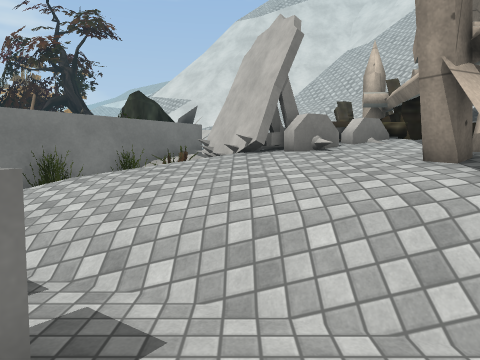
view 1 (above)

24 first-person views from a walk through a scene from a Unity 3-D project. The camera is 1.3 m above the floor, tilts 4° down and sees 70° across. The floor is counted in squares, 1 m on a side. Each view is taken from the middle of a square. On the plan, view 1 faces up. The plan holds only what a view shows up to about 15 squares ahead; the rest is blank. The place goes on beyond the plan. Some surface patterns are stand-ins.

view 2
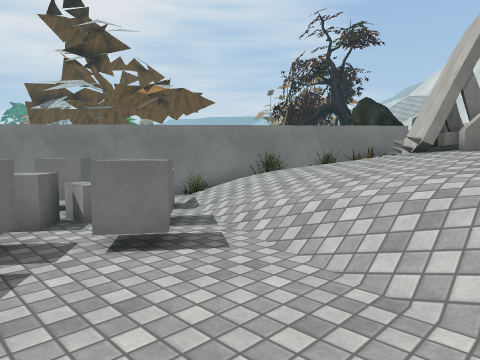

view 3
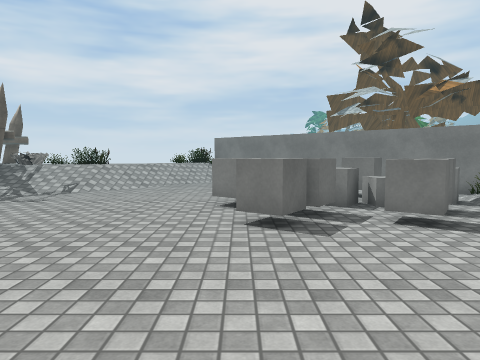

view 4
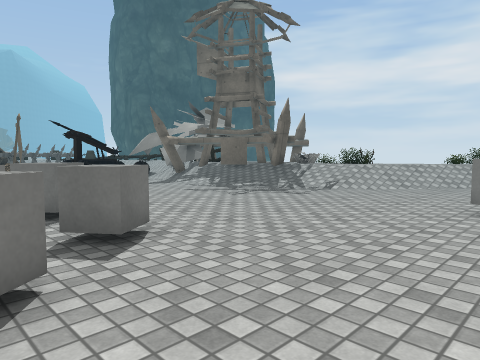

view 5
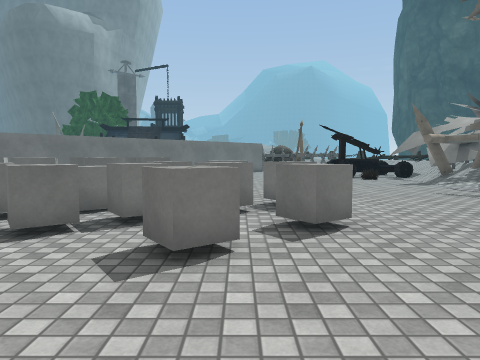

view 6
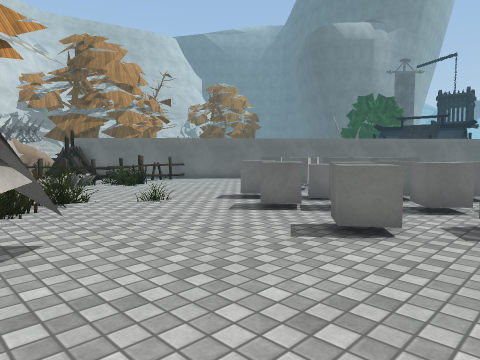

view 7
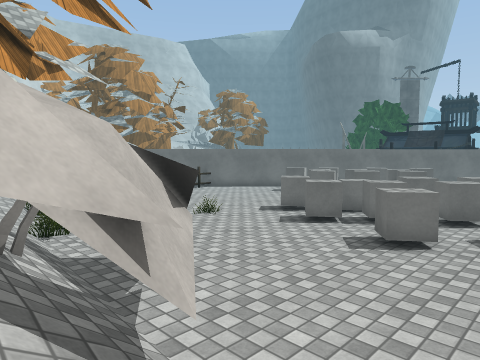

view 8
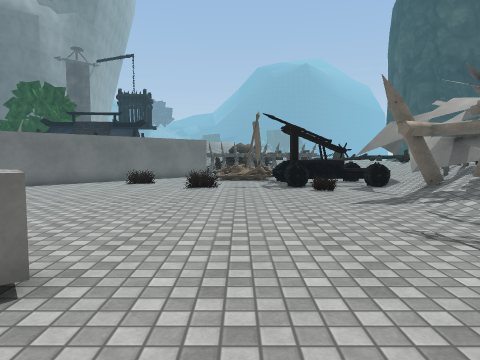

view 9
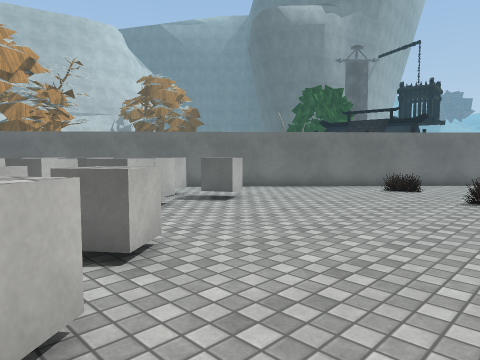

view 10
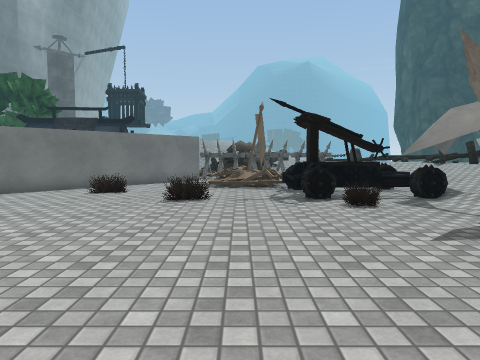

view 11
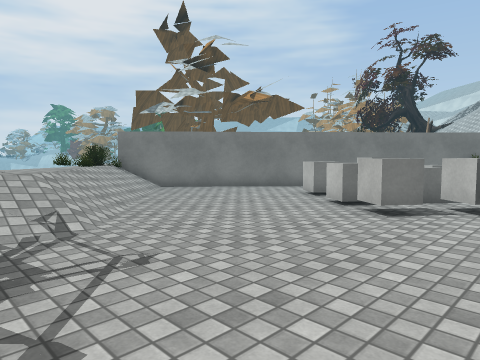

view 12
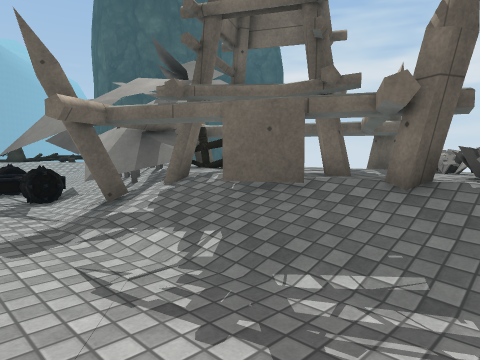

view 13
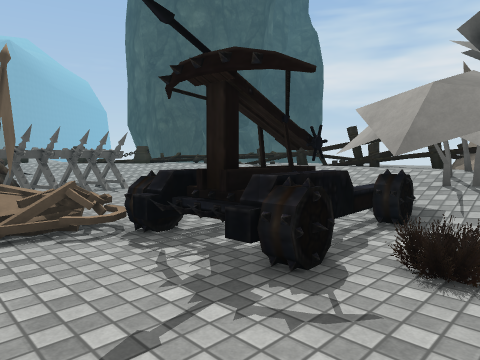

view 14
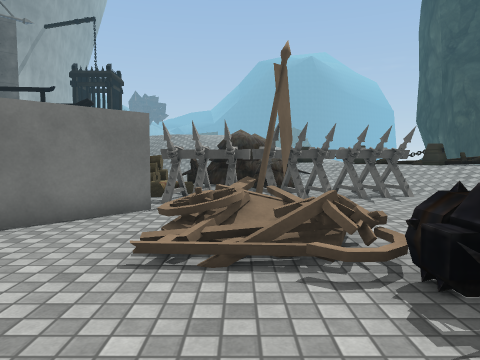

view 15
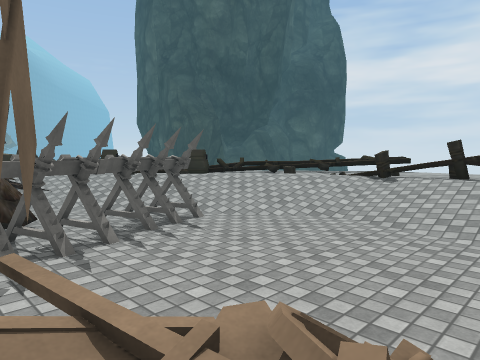

view 16
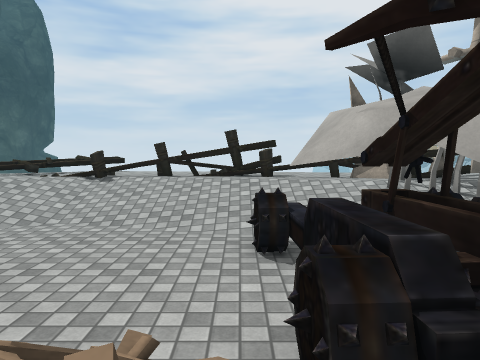

view 17
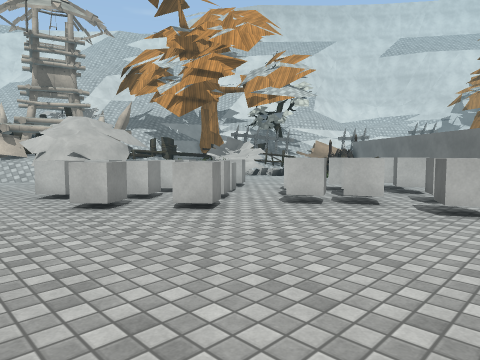

view 18
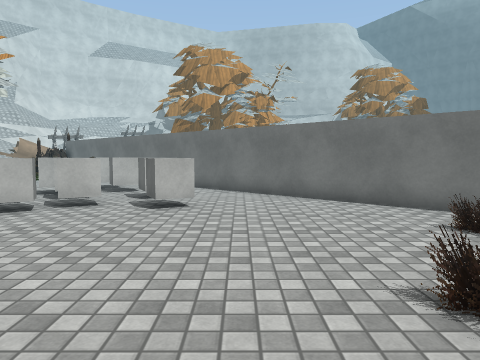

view 19
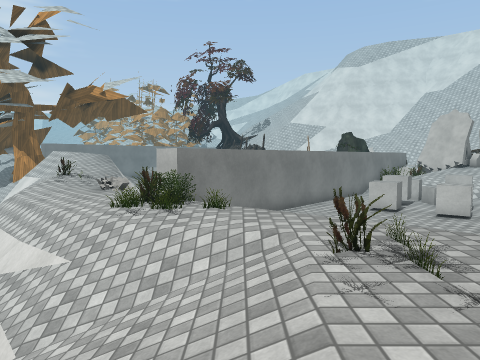

view 20
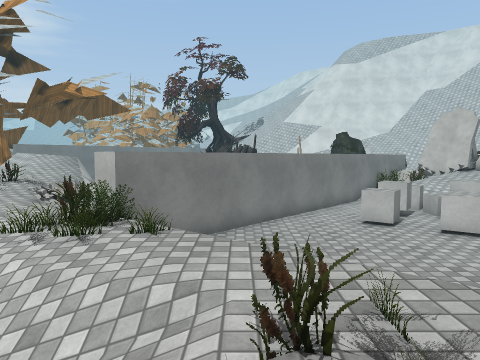

view 21
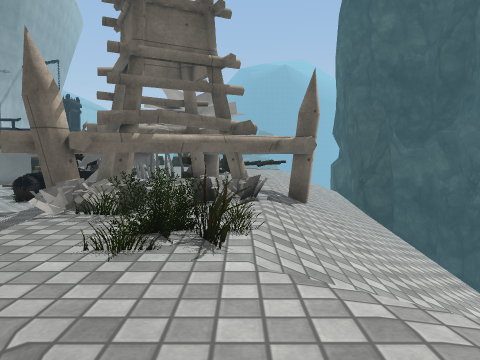

view 22
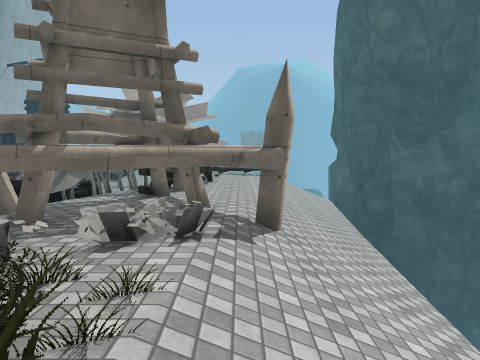

view 23
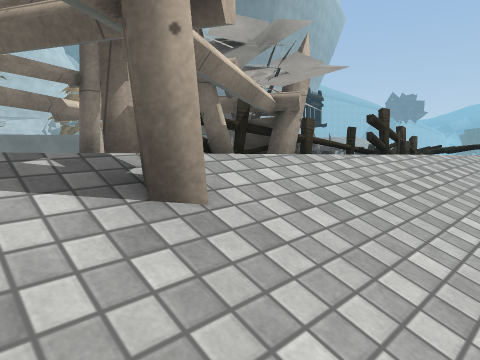

view 24
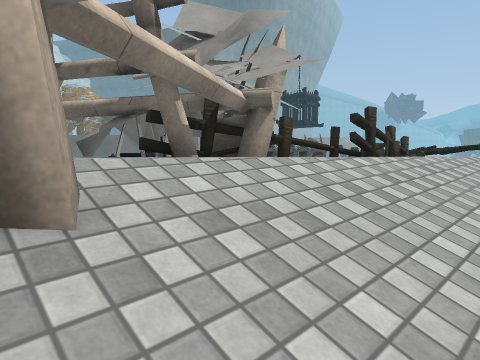

### Floor plan
Key: @ floor where view 1 was taken; # wall or solid block; x gap in a wall; . main floor; : floor 0.25 m higher than the main floor; + floor 0.5 m higher than the main floor; - floor 0.5 m lower than the main floor; * floor 0.75 m higher than the main floor; % floor 1 m higher than the main floor; & floor 1.25 m higher than the main floor; $ floor 1.5 m higher than the main floor; / step, stairs or slope; = window, fence, low wall or low ledge; ^ raised ledge; v drop or lower ground; C cube; O other object.
Columns run from 20 left of view 1 to 16 right of it. Each row starts with its distance up from view 1.
 11                   ^ O   #
 10                  ^OOOO ##
  9                 ##OOOOOO#
  8                ## / OOO$#
  7               ##O//&&&$$#
  6              ## //////& #
  5             ##.O///////#
  4            ##..CC//////#
  3  O        ##..CCCC../// OO
  2  OO      ##..CCCCCCC..//OOOO
  1  O       #..CCCCC.CC....OOO
  0  %      ##..CC.CCCC.@.....OOO.  #  OO
 -1  %*    ##.....CCCCCC.......O..OO#  OO
 -2  ***  ##......CCC.CC...........O#  OO
 -3  ***#^#/........C...............O...O
 -4 v:**OOO//................C.....O.....
 -5  v:+OOO///..............CC..C..O.....
 -6   -/ O//////..........CC..CCC.......O
 -7   v////***///.........CC..CC.CC.....O
 -8    v////***///..........CCCCCC.....
 -9     ////OO*///........CCCCCCC.....
-10     ////*O////........CC.CCC.CCC..
-11     ////**=O#/..........CC..CCCC.
-12    v////O####//............CCCOCCCC
-13    v//// ####//............CCOOCCCC #
-14    v//########/.............CC.CC. ##
-15    v//#### ###//.............CC.  ##
-16    ////########/...........CCCC..##
-17    ////*#######/............C...##
-18    ////*O##OOOO................##
-19    ////*OOOO#OOOOO.............#
-20    //// O#OOOOOO.OO..OO.......##
-21   v////* OOOOOOOOOO..OO......##
-22    ////****OOOOOOOO.....OO..##
-23       /*##*/O/OOOOO.....OO=##
-24       **##*///OO..O///....##
-25          x///.....OO /...##
-26       ***=///......OOO..##
-27       ***////......OO..##
-28      /***////......OO ##
-29      =*  =///......O
-30      ==**/////...OOOOOO
-31       ==/*////.OOOOO OO
-32        ///////OOOOOO  OO
-33         ////////.. OOOOO
-34          *=/=///.. OOOO
-35            /=*///.   O
-36               ////OOO

Positions as (right, up) in squares from view 1, and headings:
1: (0, 0), facing up
2: (3, -1), facing up-left
3: (5, -2), facing left
4: (5, -1), facing down-left
5: (4, 0), facing down
6: (2, 1), facing down-right
7: (2, 3), facing down-right
8: (0, -6), facing down
9: (0, -9), facing down-right
10: (0, -10), facing down
11: (-1, -10), facing up-left
12: (-3, -10), facing down-left
13: (1, -18), facing down-left
14: (0, -20), facing down
15: (0, -24), facing down-left
16: (0, -24), facing left
17: (-1, -18), facing up-right
18: (-1, -18), facing right
19: (-13, -13), facing up
20: (-12, -11), facing up
21: (-12, -5), facing down
22: (-13, -7), facing down
23: (-16, -13), facing down-right
24: (-16, -14), facing down-right
